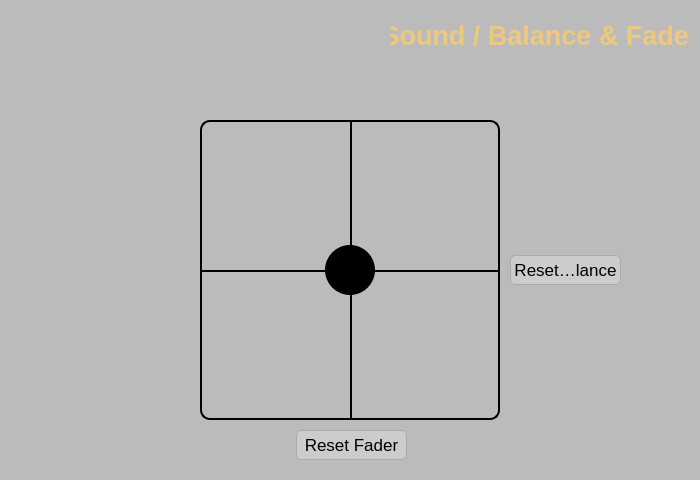
   <widget class="QWidget" name="page3" native="true">
    <property name="geometry">
     <rect>
      <x>10</x>
      <y>500</y>
      <width>700</width>
      <height>480</height>
     </rect>
    </property>
    <property name="styleSheet">
     <string notr="true">background-color: #bbb</string>
    </property>
    <widget class="QWidget" name="balanceTouch" native="true">
     <property name="geometry">
      <rect>
       <x>200</x>
       <y>120</y>
       <width>300</width>
       <height>300</height>
      </rect>
     </property>
     <property name="styleSheet">
      <string notr="true">background-image: url(./modules/setup/images/touchbg.png);border-radius: 10px; border: 2px solid #000;
</string>
     </property>
    </widget>
    <widget class="QWidget" name="balanceHandle" native="true">
     <property name="geometry">
      <rect>
       <x>325</x>
       <y>245</y>
       <width>50</width>
       <height>50</height>
      </rect>
     </property>
     <property name="styleSheet">
      <string notr="true">background-color: #000; 
border-radius: 25px; 
border: 0px;</string>
     </property>
    </widget>
    <widget class="Line" name="line">
     <property name="geometry">
      <rect>
       <x>200</x>
       <y>270</y>
       <width>300</width>
       <height>2</height>
      </rect>
     </property>
     <property name="frameShadow">
      <enum>QFrame::Plain</enum>
     </property>
     <property name="lineWidth">
      <number>2</number>
     </property>
     <property name="orientation">
      <enum>Qt::Horizontal</enum>
     </property>
    </widget>
    <widget class="Line" name="line_2">
     <property name="geometry">
      <rect>
       <x>350</x>
       <y>120</y>
       <width>2</width>
       <height>300</height>
      </rect>
     </property>
     <property name="frameShadow">
      <enum>QFrame::Plain</enum>
     </property>
     <property name="lineWidth">
      <number>2</number>
     </property>
     <property name="orientation">
      <enum>Qt::Vertical</enum>
     </property>
    </widget>
    <widget class="QToolButton" name="balanceReset">
     <property name="geometry">
      <rect>
       <x>510</x>
       <y>255</y>
       <width>111</width>
       <height>30</height>
      </rect>
     </property>
     <property name="font">
      <font>
       <pointsize>13</pointsize>
      </font>
     </property>
     <property name="styleSheet">
      <string notr="true">border-radius: 5px; border: 1px solid #aaaaaa;background-color: #ccc</string>
     </property>
     <property name="text">
      <string>Reset Balance</string>
     </property>
    </widget>
    <widget class="QToolButton" name="faderReset">
     <property name="geometry">
      <rect>
       <x>296</x>
       <y>430</y>
       <width>111</width>
       <height>30</height>
      </rect>
     </property>
     <property name="font">
      <font>
       <pointsize>13</pointsize>
      </font>
     </property>
     <property name="styleSheet">
      <string notr="true">border-radius: 5px; border: 1px solid #aaaaaa; background-color: #ccc</string>
     </property>
     <property name="text">
      <string>Reset Fader</string>
     </property>
    </widget>
    <widget class="QTLabel" name="lbl_Title_3">
     <property name="geometry">
      <rect>
       <x>390</x>
       <y>20</y>
       <width>301</width>
       <height>31</height>
      </rect>
     </property>
     <property name="palette">
      <palette>
       <active>
        <colorrole role="WindowText">
         <brush brushstyle="SolidPattern">
          <color alpha="255">
           <red>237</red>
           <green>200</green>
           <blue>126</blue>
          </color>
         </brush>
        </colorrole>
        <colorrole role="Button">
         <brush brushstyle="SolidPattern">
          <color alpha="0">
           <red>0</red>
           <green>0</green>
           <blue>0</blue>
          </color>
         </brush>
        </colorrole>
        <colorrole role="Text">
         <brush brushstyle="SolidPattern">
          <color alpha="255">
           <red>237</red>
           <green>200</green>
           <blue>126</blue>
          </color>
         </brush>
        </colorrole>
        <colorrole role="ButtonText">
         <brush brushstyle="SolidPattern">
          <color alpha="255">
           <red>237</red>
           <green>200</green>
           <blue>126</blue>
          </color>
         </brush>
        </colorrole>
        <colorrole role="Base">
         <brush brushstyle="SolidPattern">
          <color alpha="0">
           <red>0</red>
           <green>0</green>
           <blue>0</blue>
          </color>
         </brush>
        </colorrole>
        <colorrole role="Window">
         <brush brushstyle="SolidPattern">
          <color alpha="0">
           <red>0</red>
           <green>0</green>
           <blue>0</blue>
          </color>
         </brush>
        </colorrole>
       </active>
       <inactive>
        <colorrole role="WindowText">
         <brush brushstyle="SolidPattern">
          <color alpha="255">
           <red>237</red>
           <green>200</green>
           <blue>126</blue>
          </color>
         </brush>
        </colorrole>
        <colorrole role="Button">
         <brush brushstyle="SolidPattern">
          <color alpha="0">
           <red>0</red>
           <green>0</green>
           <blue>0</blue>
          </color>
         </brush>
        </colorrole>
        <colorrole role="Text">
         <brush brushstyle="SolidPattern">
          <color alpha="255">
           <red>237</red>
           <green>200</green>
           <blue>126</blue>
          </color>
         </brush>
        </colorrole>
        <colorrole role="ButtonText">
         <brush brushstyle="SolidPattern">
          <color alpha="255">
           <red>237</red>
           <green>200</green>
           <blue>126</blue>
          </color>
         </brush>
        </colorrole>
        <colorrole role="Base">
         <brush brushstyle="SolidPattern">
          <color alpha="0">
           <red>0</red>
           <green>0</green>
           <blue>0</blue>
          </color>
         </brush>
        </colorrole>
        <colorrole role="Window">
         <brush brushstyle="SolidPattern">
          <color alpha="0">
           <red>0</red>
           <green>0</green>
           <blue>0</blue>
          </color>
         </brush>
        </colorrole>
       </inactive>
       <disabled>
        <colorrole role="WindowText">
         <brush brushstyle="SolidPattern">
          <color alpha="255">
           <red>237</red>
           <green>200</green>
           <blue>126</blue>
          </color>
         </brush>
        </colorrole>
        <colorrole role="Button">
         <brush brushstyle="SolidPattern">
          <color alpha="0">
           <red>0</red>
           <green>0</green>
           <blue>0</blue>
          </color>
         </brush>
        </colorrole>
        <colorrole role="Text">
         <brush brushstyle="SolidPattern">
          <color alpha="255">
           <red>237</red>
           <green>200</green>
           <blue>126</blue>
          </color>
         </brush>
        </colorrole>
        <colorrole role="ButtonText">
         <brush brushstyle="SolidPattern">
          <color alpha="255">
           <red>237</red>
           <green>200</green>
           <blue>126</blue>
          </color>
         </brush>
        </colorrole>
        <colorrole role="Base">
         <brush brushstyle="SolidPattern">
          <color alpha="0">
           <red>0</red>
           <green>0</green>
           <blue>0</blue>
          </color>
         </brush>
        </colorrole>
        <colorrole role="Window">
         <brush brushstyle="SolidPattern">
          <color alpha="0">
           <red>0</red>
           <green>0</green>
           <blue>0</blue>
          </color>
         </brush>
        </colorrole>
       </disabled>
      </palette>
     </property>
     <property name="font">
      <font>
       <pointsize>20</pointsize>
       <weight>75</weight>
       <bold>true</bold>
      </font>
     </property>
     <property name="styleSheet">
      <string notr="true">background: transparent; color: #edc87e;</string>
     </property>
     <property name="text">
      <string>Sound / Balance &amp; Fader</string>
     </property>
     <property name="scaledContents">
      <bool>false</bool>
     </property>
     <property name="alignment">
      <set>Qt::AlignCenter</set>
     </property>
     <property name="wordWrap">
      <bool>false</bool>
     </property>
     <property name="textInteractionFlags">
      <set>Qt::NoTextInteraction</set>
     </property>
    </widget>
    <zorder>balanceTouch</zorder>
    <zorder>line_2</zorder>
    <zorder>line</zorder>
    <zorder>balanceHandle</zorder>
    <zorder>balanceReset</zorder>
    <zorder>faderReset</zorder>
    <zorder>lbl_Title_3</zorder>
   </widget>
